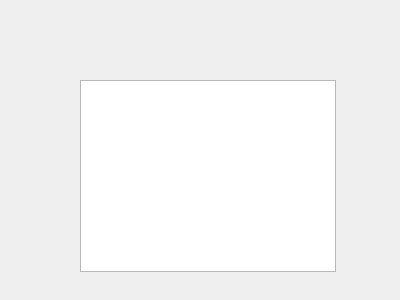
<?xml version="1.0" encoding="UTF-8"?>
<ui version="4.0">
 <class>StockDialog</class>
 <widget class="QDialog" name="StockDialog">
  <property name="geometry">
   <rect>
    <x>0</x>
    <y>0</y>
    <width>400</width>
    <height>300</height>
   </rect>
  </property>
  <property name="windowTitle">
   <string>Dialog</string>
  </property>
  <property name="modal">
   <bool>true</bool>
  </property>
  <widget class="QTableView" name="tableView">
   <property name="geometry">
    <rect>
     <x>80</x>
     <y>80</y>
     <width>256</width>
     <height>192</height>
    </rect>
   </property>
  </widget>
 </widget>
 <resources/>
 <connections/>
</ui>
